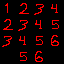

Below is a game level as drawn by its tile map, then a one-line description and the .tmx file that defines it, in full:
An orthogonal 4x4 tile map with 16x16 px tiles, 1 tile layer (Tile Layer 1), 3 tilesets.

<map version="1.2" tiledversion="1.2.5" orientation="orthogonal" renderorder="right-down" width="4" height="4" tilewidth="16" tileheight="16" infinite="0" nextlayerid="2" nextobjectid="1">
 <tileset firstgid="1" name="Coins" tilewidth="64" tileheight="64" tilecount="3" columns="0">
  <grid orientation="orthogonal" width="1" height="1" />
  <tile id="0">
   <image width="64" height="64" source="../images/items/gold_1.png" />
  </tile>
  <tile id="1">
   <image width="64" height="64" source="../images/items/gold_2.png" />
  </tile>
  <tile id="2">
   <image width="64" height="64" source="../images/items/gold_3.png" />
  </tile>
 </tileset>
 <tileset firstgid="4" name="Numbers" tilewidth="16" tileheight="16" tilecount="6" columns="3">
  <image source="../images/fonts/number_sheet.png" trans="ffffff" width="48" height="32" />
 </tileset>
 <tileset firstgid="10" name="Rocks" tilewidth="29" tileheight="28" tilecount="2" columns="0">
  <grid orientation="orthogonal" width="1" height="1" />
  <tile id="0">
   <image width="28" height="28" source="../images/space_shooter/meteorGrey_small1.png" />
  </tile>
  <tile id="1">
   <image width="29" height="26" source="../images/space_shooter/meteorGrey_small2.png" />
  </tile>
 </tileset>
 <layer id="1" name="Tile Layer 1" width="4" height="4">
  <data encoding="csv">
4,5,6,7,
5,6,7,8,
6,7,8,9,
0,8,9,0
</data>
 </layer>
</map>
